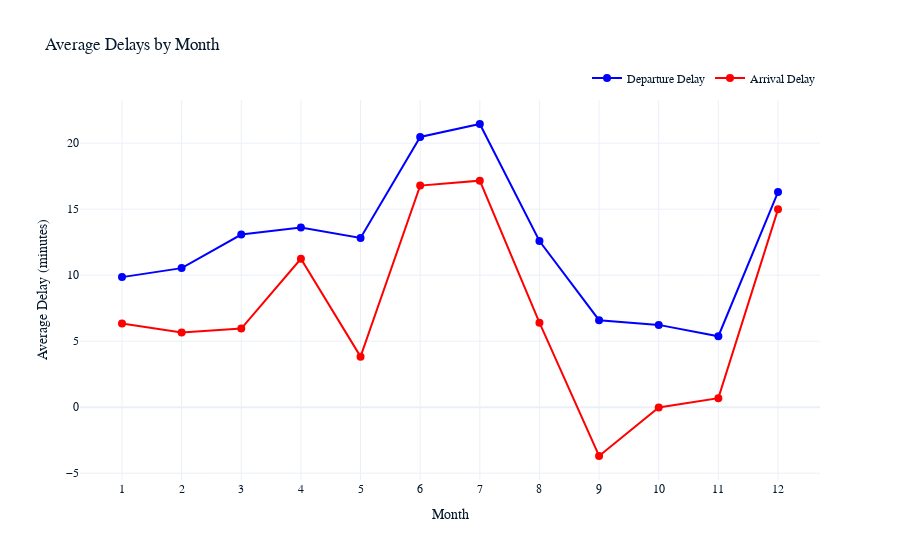

The cell this chart's notebook holds for it:
### Markdown cell above
# *************************************************************

### Code cell
import plotly.express as px
import plotly.graph_objects as go

# Calculate monthly averages (same as before)
monthly_delays = Filled_flight_data.groupby('month')[['dep_delay', 'arr_delay']].mean().reset_index()

# Create the figure
fig = go.Figure()

# Add departure delay line
fig.add_trace(go.Scatter(
    x=monthly_delays['month'],
    y=monthly_delays['dep_delay'],
    name='Departure Delay',
    mode='lines+markers',
    line=dict(color='blue', width=2),
    marker=dict(size=8)
))

# Add arrival delay line
fig.add_trace(go.Scatter(
    x=monthly_delays['month'],
    y=monthly_delays['arr_delay'],
    name='Arrival Delay',
    mode='lines+markers',
    line=dict(color='red', width=2),
    marker=dict(size=8)
))

# Update layout
fig.update_layout(
    title='Average Delays by Month',
    xaxis_title='Month',
    yaxis_title='Average Delay (minutes)',
    xaxis=dict(
        tickmode='array',
        tickvals=list(range(1, 13)),
        ticktext=list(range(1, 13))
    ),
    hovermode='x unified',
    legend=dict(
        orientation="h",
        yanchor="bottom",
        y=1.02,
        xanchor="right",
        x=1
    )
)

# Show the plot
fig.show()

### Figure 1 — Plotly figure (JSON) as saved in the notebook; plotly's stock layout.template omitted (floating-point values rounded to 4 significant figures)
{"data": [{"line": {"color": "blue", "width": 2}, "marker": {"size": 8}, "mode": "lines+markers", "name": "Departure Delay", "x": [1, 2, 3, 4, 5, 6, 7, 8, 9, 10, 11, 12], "y": [9.854, 10.53, 13.08, 13.61, 12.82, 20.47, 21.45, 12.59, 6.589, 6.235, 5.374, 16.29], "type": "scatter"}, {"line": {"color": "red", "width": 2}, "marker": {"size": 8}, "mode": "lines+markers", "name": "Arrival Delay", "x": [1, 2, 3, 4, 5, 6, 7, 8, 9, 10, 11, 12], "y": [6.345, 5.662, 5.959, 11.24, 3.83, 16.78, 17.16, 6.401, -3.696, -0.01871, 0.6875, 14.99], "type": "scatter"}], "layout": {"xaxis": {"title": {"text": "Month"}, "tickmode": "array", "tickvals": [1, 2, 3, 4, 5, 6, 7, 8, 9, 10, 11, 12], "ticktext": [1, 2, 3, 4, 5, 6, 7, 8, 9, 10, 11, 12]}, "legend": {"orientation": "h", "yanchor": "bottom", "y": 1.02, "xanchor": "right", "x": 1}, "title": {"text": "Average Delays by Month"}, "yaxis": {"title": {"text": "Average Delay (minutes)"}}, "hovermode": "x unified"}}
